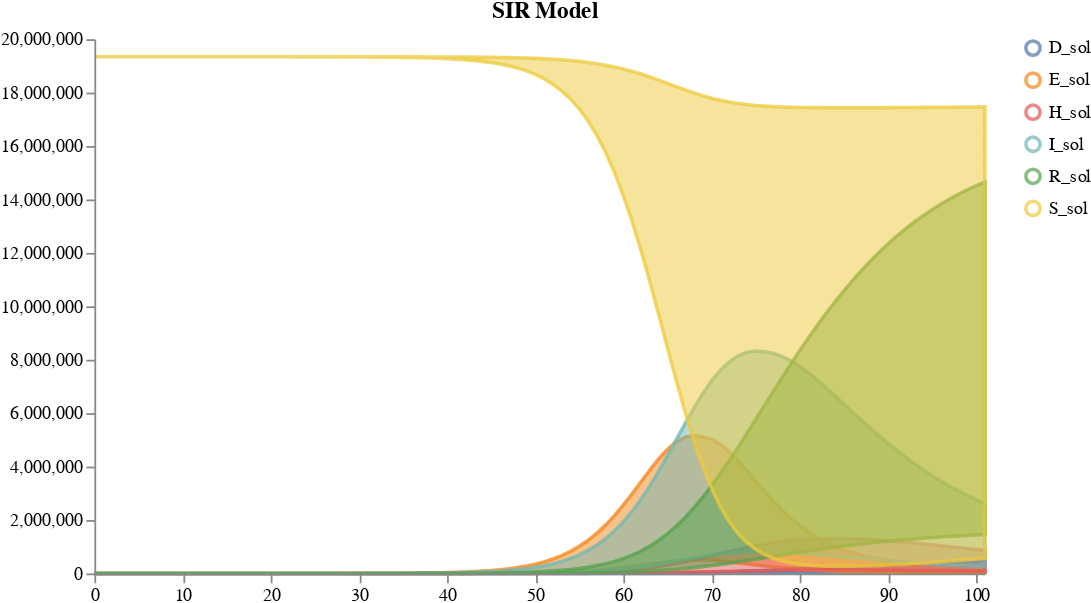

The code cell stored with this chart in its notebook:
### Markdown cell above
### Load and sample selected models

### Code cell
num_samples = 3
start_timepoint = 0
stop_timepoint = 73 + 28 # simulate for four weeks after end of data
timepoints = [float(i) for i in range(stop_timepoint + 1)]
result = load_and_sample_petri_model(model1_location, num_samples, timepoints=timepoints, time_unit="days", visual_options={"title": "SIR Model", "subset": ".*_sol"})
plots.ipy_display(result["visual"])

### Figure 1 — Vega specification as saved in the notebook (floating-point values rounded to 4 significant figures; data arrays with more than 128 entries replaced by an {"elided": "..."} marker saying what was removed)
{"$schema": "https://vega.github.io/schema/vega/v5.json", "axes": [{"name": "x_axis", "orient": "bottom", "scale": "xscale", "zindex": 100}, {"name": "y_axis", "orient": "left", "scale": "yscale", "zindex": 100}], "data": [{"name": "distributions", "values": {"elided": "612 records"}}, {"name": "traces", "transform": [{"expr": "isValid(datum.value)", "type": "filter"}], "values": []}, {"name": "points", "values": []}, {"name": "markers", "values": []}, {"name": "selected", "on": [{"remove": true, "trigger": "clear"}, {"remove": true, "trigger": "!shift"}, {"insert": "clicked", "trigger": "!shift && clicked"}, {"toggle": "clicked", "trigger": "shift && clicked"}]}], "height": 300, "legends": [{"encode": {"labels": {"interactive": true, "name": "legendLabel", "update": {"opacity": [{"test": "!length(data('selected')) || indata('selected', 'value', datum.value)", "value": 1}, {"value": 0.25}]}}, "symbols": {"interactive": true, "name": "legendSymbol", "update": {"fill": {"value": "transparent"}, "opacity": [{"test": "!length(data('selected')) || indata('selected', 'value', datum.value)", "value": 0.7}, {"value": 0.15}], "size": {"value": 64}, "strokeWidth": {"value": 2}}}}, "name": "color_legend", "stroke": "color"}], "marks": [{"from": {"facet": {"data": "points", "groupby": "trajectory", "name": "points_split"}}, "marks": [{"encode": {"hover": {"fillOpacity": {"value": 0.9}}, "update": {"fill": {"field": "trajectory", "scale": "color"}, "fillOpacity": [{"test": "!length(data('selected')) || indata('selected', 'value', datum.trajectory)", "value": 0.5}, {"value": 0.15}], "size": {"value": 10}, "stroke": {"field": "trajectory", "scale": "color"}, "strokeOpacity": [{"test": "!length(data('selected')) || indata('selected', 'value', datum.trajectory)", "value": 0.75}, {"value": 0.15}], "strokeWidth": {"value": 2}, "tooltip": {"field": "value"}, "x": {"field": "timepoint", "scale": "xscale"}, "y": {"field": "value", "scale": "yscale"}}}, "from": {"data": "points"}, "name": "_points_symbol", "type": "symbol", "zindex": 3}, {"encode": {"hover": {"fillOpacity": {"value": 0.9}}, "update": {"interpolate": {"value": "linear"}, "stroke": {"field": "trajectory", "scale": "color"}, "strokeOpacity": [{"test": "!length(data('selected')) || indata('selected', 'value', datum.trajectory)", "value": 0.3}, {"value": 0.1}], "strokeWidth": {"value": 2}, "x": {"field": "timepoint", "scale": "xscale"}, "y": {"field": "value", "scale": "yscale"}}}, "from": {"data": "points"}, "name": "_points_line", "type": "line", "zindex": 3}], "name": "_points", "type": "group", "zindex": 3}, {"from": {"facet": {"data": "traces", "groupby": "trajectory", "name": "traces_split"}}, "marks": [{"encode": {"hover": {"fillOpacity": {"value": 0.9}}, "update": {"interpolate": {"value": "linear"}, "stroke": {"field": "trajectory", "scale": "color"}, "strokeOpacity": [{"test": "!length(data('selected')) || indata('selected', 'value', datum.trajectory)", "value": 0.75}, {"value": 0.15}], "strokeWidth": {"value": 2}, "x": {"field": "timepoint", "scale": "xscale"}, "y": {"field": "value", "scale": "yscale"}}}, "from": {"data": "traces_split"}, "name": "_traces_lines", "type": "line"}], "name": "_traces", "type": "group", "zindex": 2}, {"from": {"facet": {"data": "distributions", "groupby": "trajectory", "name": "trajectory_split"}}, "marks": [{"encode": {"hover": {"fillOpacity": {"value": 0.9}}, "update": {"fill": {"field": "trajectory", "scale": "color"}, "fillOpacity": [{"test": "!length(data('selected')) || indata('selected', 'value', datum.trajectory)", "value": 0.5}, {"value": 0.15}], "interpolate": {"value": "linear"}, "stroke": {"field": "trajectory", "scale": "color"}, "strokeOpacity": [{"test": "!length(data('selected')) || indata('selected', 'value', datum.trajectory)", "value": 0.75}, {"value": 0.15}], "strokeWidth": {"value": 2}, "x": {"field": "timepoint", "scale": "xscale"}, "y": {"field": "upper", "scale": "yscale"}, "y2": {"field": "lower", "scale": "yscale"}}}, "from": {"data": "trajectory_split"}, "type": "area"}], "name": "_distributions", "type": "group", "zindex": 1}, {"marks": [{"encode": {"enter": {"stroke": {"value": "lightgray"}}, "update": {"opacity": {"value": 1}, "x": {"field": "timepoint", "scale": "xscale"}, "y": {"signal": "height"}, "y2": {"value": 0}}}, "from": {"data": "markers"}, "name": "_marker text", "type": "rule"}, {"encode": {"enter": {"fontSize": {"value": 8}, "text": {"field": "datum.label"}, "y": {"value": 0}}}, "from": {"data": "_marker text"}, "name": "_marker flags", "transform": [{"as": ["x", "_y", "opacity", "align", "baseline"], "lineAnchor": "start", "offset": [1], "size": {"signal": "[width, height]"}, "type": "label"}], "type": "text"}], "name": "_markers", "type": "group"}], "scales": [{"domain": {"fields": [{"data": "distributions", "field": "timepoint"}, {"data": "traces", "field": "timepoint"}, {"data": "points", "field": "timepoint"}, {"data": "markers", "field": "timepoint"}]}, "name": "xscale", "range": "width", "type": "linear", "zero": false}, {"domain": {"fields": [{"data": "distributions", "field": "lower"}, {"data": "distributions", "field": "upper"}, {"data": "traces", "field": "value"}, {"data": "points", "field": "value"}]}, "name": "yscale", "nice": true, "range": "height", "type": "linear", "zero": true}, {"domain": {"fields": [{"data": "distributions", "field": "trajectory"}, {"data": "traces", "field": "trajectory"}, {"data": "points", "field": "trajectory"}]}, "name": "color", "range": "category", "type": "ordinal"}], "signals": [{"name": "clear", "on": [{"events": "mouseup[!event.item]", "force": true, "update": "true"}], "value": true}, {"name": "shift", "on": [{"events": "@legendSymbol:click, @legendLabel:click", "force": true, "update": "event.shiftKey"}], "value": false}, {"name": "clicked", "on": [{"events": "@legendSymbol:click, @legendLabel:click", "force": true, "update": "{value: datum.value}"}], "value": null}], "title": "SIR Model", "width": 500}
